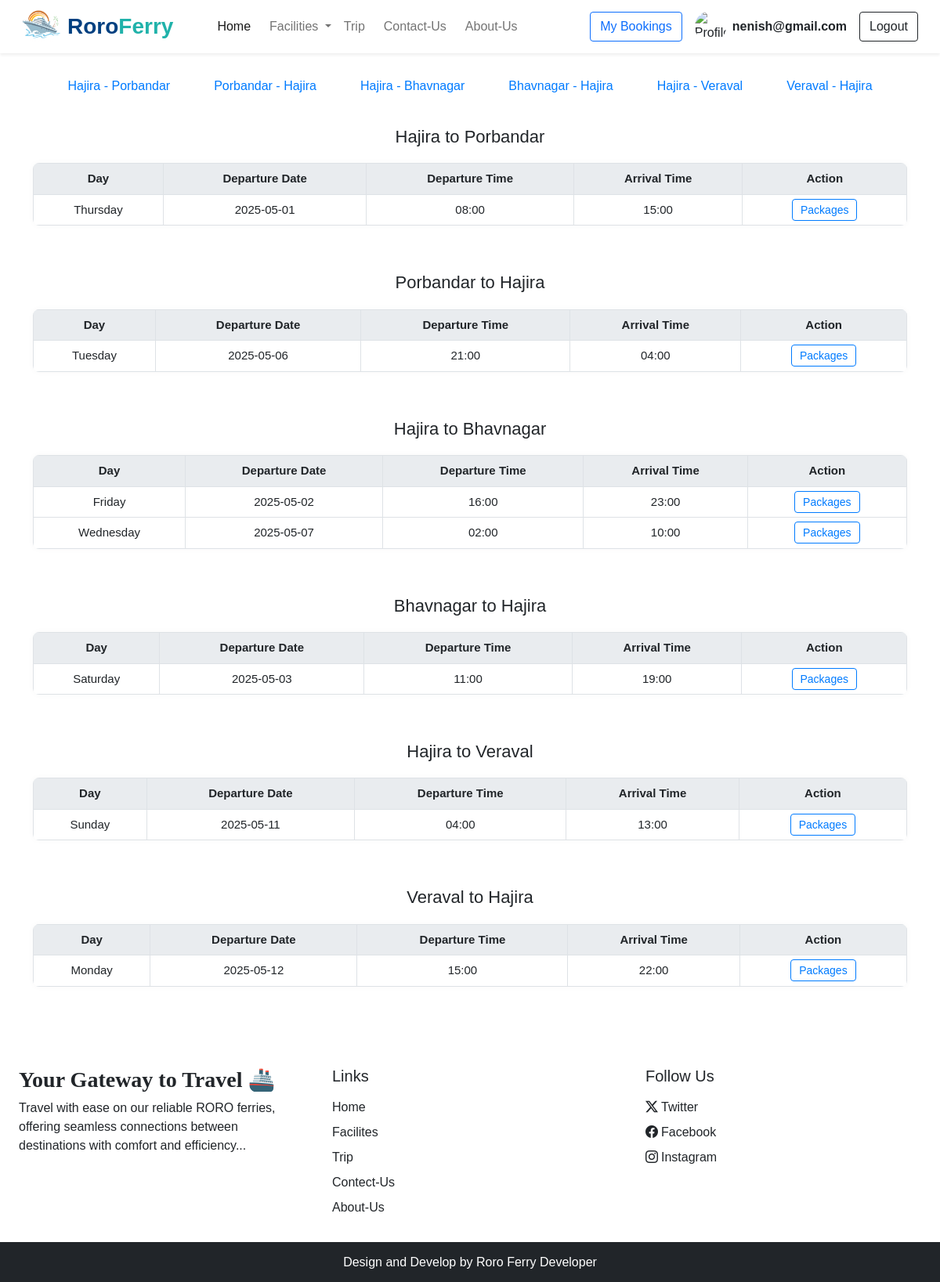
Screenshot of /trip.php (signed in) with the database file from the repository.
### tables this page shows
CREATE TABLE `trip` (
  `trip_id` int(11) NOT NULL,
  `trip_day` varchar(50) NOT NULL,
  `dep_place` varchar(255) NOT NULL,
  `arr_place` varchar(255) NOT NULL,
  `dep_date` date NOT NULL,
  `dep_time` varchar(50) NOT NULL,
  `arr_time` varchar(50) NOT NULL,
  `status` int(11) NOT NULL
);

### trip.php (the view, shortened to what this page needs)
<!DOCTYPE html>
<html lang="en">
<head>
    <link rel="stylesheet" href="https://cdn.jsdelivr.net/npm/swiper@11/swiper-bundle.min.css" />
    <link rel="stylesheet" href="css/trip.css" />
    <?php include('inc/links.php'); ?>
</head>
<body>
    <?php require('inc/header.php'); ?>
    <div class="route-links">
        <?php
        include "inc/connection.php";
        $routes = [
            ['from' => 'Hajira', 'to' => 'Porbandar'],
            ['from' => 'Porbandar', 'to' => 'Hajira'],
            ['from' => 'Hajira', 'to' => 'Bhavnagar'],
            ['from' => 'Bhavnagar', 'to' => 'Hajira'],
            ['from' => 'Hajira', 'to' => 'Veraval'],
            ['from' => 'Veraval', 'to' => 'Hajira'],
        ];
        $available_routes = [];
        foreach ($routes as $route) {
            $query = "SELECT DISTINCT dep_place, arr_place FROM trip WHERE dep_place='{$route['from']}' AND arr_place='{$route['to']}' AND status=1";
            $result = mysqli_query($con, $query);
            if ($result && mysqli_num_rows($result) > 0) {
                $available_routes[] = $route;
            }
        }
        foreach ($available_routes as $route) {
            echo "<a href='#" . strtolower(str_replace(' ', '-', $route['from'] . '-' . $route['to'])) . "'>{$route['from']} - {$route['to']}</a>";
        }
        ?>
    </div>
    <?php
    foreach ($available_routes as $route) {
        displayTrips($con, $route['from'], $route['to'], strtolower(str_replace(' ', '-', $route['from'] . '-' . $route['to'])));
    }
    function displayTrips($con, $from, $to, $id)
    {
        echo "<section id='{$id}' class='schedule-section'>";
        echo '<div class="container">';
        echo "<h2>{$from} to {$to}</h2>";
        echo '<div class="table-responsive">';
        echo '<table class="table table-bordered">';
        echo '<thead><tr>
                <th>Day</th>
                <th>Departure Date</th>
                <th>Departure Time</th>
                <th>Arrival Time</th>
                <th>Action</th>
              </tr></thead>';
        echo '<tbody>';
        $query = "SELECT * FROM trip WHERE dep_place='$from' AND arr_place='$to' AND status=1 ORDER BY dep_date";
        $result = mysqli_query($con, $query);
        if ($result && mysqli_num_rows($result) > 0) {
            while ($row = mysqli_fetch_assoc($result)) {
                echo "<tr>
                        <td>{$row['trip_day']}</td>
                        <td>{$row['dep_date']}</td>
                        <td>{$row['dep_time']}</td>
                        <td>{$row['arr_time']}</td>
                     <td><a href='package.php?trip_id={$row['trip_id']}' class='btn-package'>Packages</a></td>
                      </tr>";
            }
        } else {
            echo "<tr><td colspan='5' class='text-muted'>No schedule available.</td></tr>";
        }
        echo '</tbody></table></div></div></section>';
    }
    ?>
    <?php require('inc/footer.php'); ?>
</body>
</html>

### css/trip.css (style rules this page uses)
:root { --primary: #007bff; --hover-color: #6c757d; --soft-gray: #f4f4f4; --border-gray: #ddd; --text-color: #333; }
body { background-color: var(--soft-gray); color: var(--text-color); font-family: 'Segoe UI', sans-serif; }
.route-links { padding: 30px 0 10px; text-align: center; }
.route-links a { margin: 0 15px; color: var(--primary); font-size: 16px; font-weight: 500; text-decoration: none; padding: 6px 12px; border-radius: 6px; transition: 0.3s; border: 1px solid transparent; }
.schedule-section { padding: 30px 0; }
.schedule-section h2 { text-align: center; font-size: 22px; margin-bottom: 20px; }
.table-responsive { border-radius: 8px; overflow: hidden; box-shadow: 0 0 8px rgba(0, 0, 0, 0.03); background: white; }
table.table { margin-bottom: 0; }
table thead { background-color: #e9ecef; }
table th, table td { text-align: center; vertical-align: middle; font-size: 15px; padding: 12px; }
.btn-package { padding: 5px 10px; font-size: 14px; background: none; border: 1px solid var(--primary); border-radius: 4px; color: var(--primary); transition: 0.3s; text-decoration: none; }

### css/common.css (style rules this page uses)
:root { --teel:#2ec1ac; --teel_hover:#279e8c; }
* { font-family: 'Poppins', sans-serif; }

### rows the page displays
trip: trip_day "Thursday", dep_date "2025-05-01", dep_time "08:00", arr_time "15:00", arr_place "Porbandar", dep_place "Hajira"
trip: trip_day "Tuesday", dep_date "2025-05-06", dep_time "21:00", arr_time "04:00"
trip: trip_day "Friday", dep_date "2025-05-02", dep_time "16:00", arr_time "23:00"
trip: trip_day "Wednesday", dep_date "2025-05-07", dep_time "02:00", arr_time "10:00"
trip: trip_day "Saturday", dep_date "2025-05-03", dep_time "11:00", arr_time "19:00"
trip: trip_day "Sunday", dep_date "2025-05-11", dep_time "04:00", arr_time "13:00", arr_place "Veraval", dep_place "Hajira"
trip: trip_day "Monday", dep_date "2025-05-12", dep_time "15:00", arr_time "22:00"

### other values shown
$_SESSION['name'] "nenish@gmail.com"
$route['from'] "Hajira"
$route['to'] "Porbandar"
$route['from'] "Porbandar"
$route['to'] "Hajira"
$route['to'] "Bhavnagar"
$route['from'] "Bhavnagar"
$route['to'] "Veraval"
$route['from'] "Veraval"
$from "Hajira"
$to "Porbandar"
$to "Bhavnagar"
$from "Bhavnagar"
$to "Hajira"
$to "Veraval"
